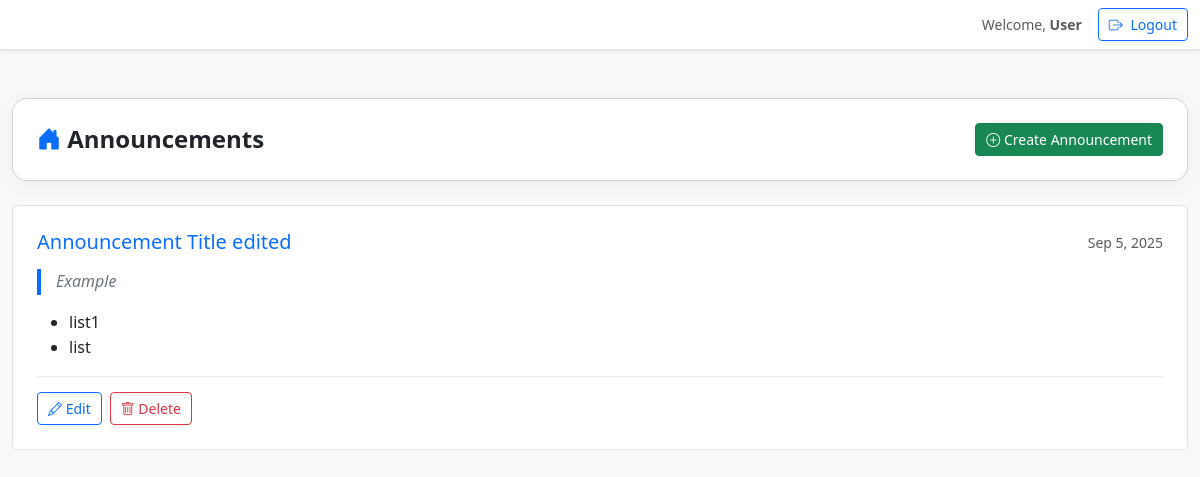
Screenshot of /announcements/index.php with the database file from the repository.
### tables this page shows
CREATE TABLE `announcements` (
  `id` int(11) NOT NULL,
  `title` text NOT NULL,
  `content` longtext NOT NULL,
  `created_at` timestamp NOT NULL DEFAULT current_timestamp() ON UPDATE current_timestamp(),
  `deleted_at` date DEFAULT NULL
);

### announcements/index.php (the view, shortened to what this page needs)
<?php include '../config.php'; ?>
<!DOCTYPE html>
<html lang="en">
<head>
    <link href="https://cdn.jsdelivr.net/npm/bootstrap@5.3.0/dist/css/bootstrap.min.css" rel="stylesheet">
    <link href="https://cdn.jsdelivr.net/npm/bootstrap-icons@1.10.5/font/bootstrap-icons.css" rel="stylesheet">
</head>
<body>
<?php include '../navbar.php'; ?>
<div class="container mt-5">
    <div class="card p-4 mb-4">
        <div class="d-flex justify-content-between align-items-center">
            <h4 class="mb-0"><i class="bi bi-house-door-fill text-primary"></i> Announcements</h4>
             <a href="add.php" class="btn btn-success btn-sm">
                <i class="bi bi-plus-circle"></i> Create Announcement
            </a>
        </div>
    </div>
    <?php
    $result = $conn->query("SELECT * FROM announcements WHERE deleted_at IS NULL ORDER BY id DESC");
    if ($result->num_rows > 0):
        while ($row = $result->fetch_assoc()):
    ?>
        <div class="p-4 mb-3 bg-white border" style="border-radius: 5px">
            <div class="d-flex justify-content-between align-items-center">
                <h5 class="mb-0 text-primary"><?= htmlspecialchars($row['title']) ?></h5>
                <small class="text-muted">
                    <?= isset($row['created_at']) ? date('M j, Y', strtotime($row['created_at'])) : '' ?>
                </small>
            </div>
            <div class="announcement-content">
                <?= $row['content'] ?>
            </div>
            <div class="announcement-actions">
                <div class="d-flex gap-2">
                    <a href="edit.php?id=<?= $row['id'] ?>" class="btn btn-outline-primary btn-sm">
                        <i class="bi bi-pencil"></i> Edit
                    </a>
                    <button type="button" class="btn btn-outline-danger btn-sm"
                            onclick="confirmDelete(<?= $row['id'] ?>, '<?= htmlspecialchars($row['title'], ENT_QUOTES) ?>')">
                        <i class="bi bi-trash"></i> Delete
                    </button>
                </div>
            </div>
        </div>
    <?php endwhile; endif; ?>
</div>
</body>
</html>

### announcements/index.php (style rules this page uses)
body { background-color: #f8f9fa; font-family: 'Segoe UI', sans-serif; }
.container { max-width: 1200px; }
.card { border-radius: 15px; box-shadow: 0 4px 20px rgba(0, 0, 0, 0.05); }
h4 { font-weight: 600; }
.btn-sm { padding: 5px 10px; font-size: 14px; }
.announcement-content { margin-top: 15px; line-height: 1.6; }
.announcement-content ul, .announcement-content ol { margin-bottom: 15px; }
.announcement-content blockquote { border-left: 4px solid #0d6efd; padding-left: 15px; margin: 15px 0; color: #6c757d; font-style: italic; }
.announcement-actions { margin-top: 15px; padding-top: 15px; border-top: 1px solid #e9ecef; }

### rows the page displays
announcements: title "Announcement Title edited", created_at "Sep 5, 2025", content "Example list1 list"

### other values shown
$userName "User"
